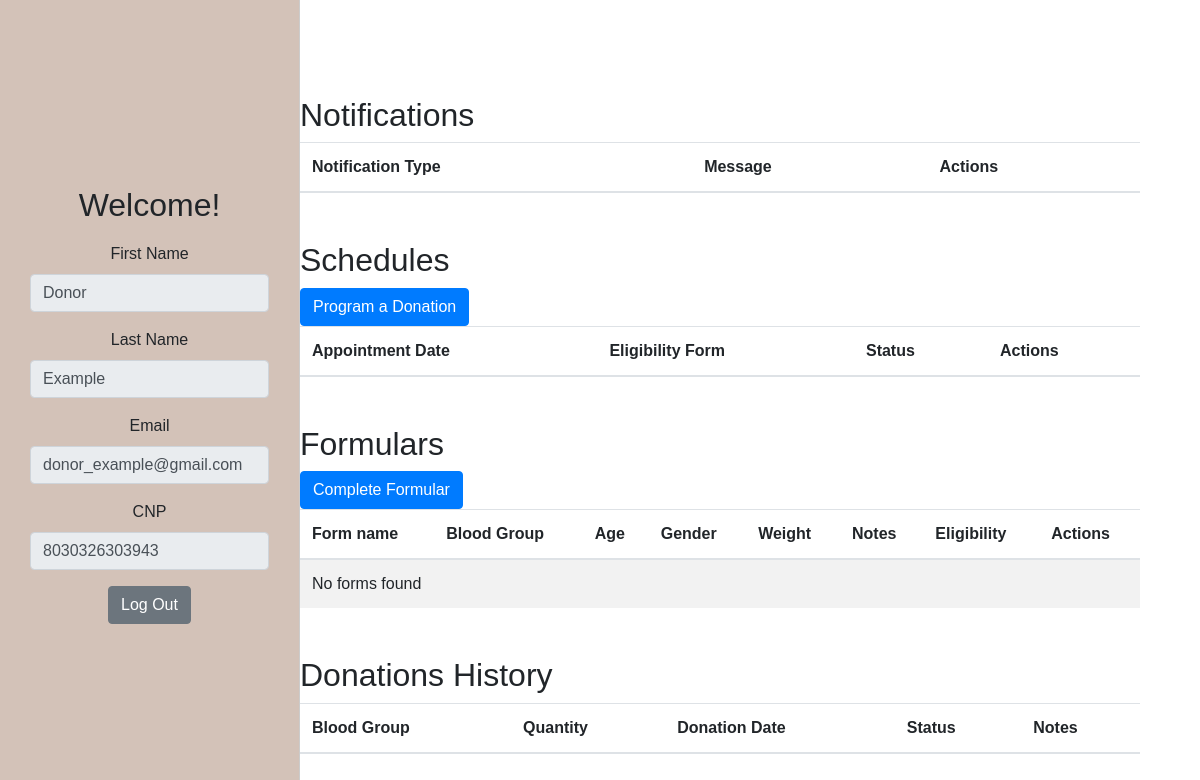
The app's page /donor_dashboard/6 (signed in) with its own data.
### models/user.py (models this page shows, shortened)
class User(db.Model):
    __tablename__ = 'User'
    UserID = db.Column(db.Integer, primary_key=True, autoincrement=True)
    Role = db.Column(db.String, nullable=False)
    FirstName = db.Column(db.String, nullable=False)
    LastName = db.Column(db.String, nullable=False)
    Email = db.Column(db.String, unique=True, nullable=False)
    Password = db.Column(db.String, nullable=False)
    CNP = db.Column(db.String(13), unique=True, nullable=False)

### controllers/donor_controller.py (the view)
    @app.route('/donor_dashboard/<int:id>')
    def donor_dashboard(id: int):
        user = User.query.get(id)
        if not user:
            flash('User not found.', 'error')
            return redirect(url_for('login'))
        donor = Donor.query.filter_by(UserID=id).first()
        if not donor:
            flash('Donor not found.', 'error')
            return redirect(url_for('login'))
        schedules = Schedule.query.filter_by(DonorID=donor.DonorID).all()
        donations = db.session.query(Donation).join(Schedule).filter(Schedule.DonorID == donor.DonorID).all()
        eligibility_forms = EligibilityForm.query.filter_by(DonorID=donor.DonorID).all()
        notifications = Notification.query.filter_by(DonorID=donor.DonorID).all()
        return render_template(
            'donor/donor_dashboard.html',
            donor=donor,
            user=user,
            donations=donations,
            schedules=schedules,
            eligibility_forms=eligibility_forms,
            notifications=notifications,
        )

### templates/donor/donor_dashboard.html (shortened to what this page needs)
{% extends "dashboard_base.html" %}
{% block sidebar_title %}
    Welcome!
{% endblock %}
{% block sidebar_content %}
    <form method="POST" id="editForm">
    <div class="form-group">
        <label for="firstName">First Name</label>
        <input type="text" class="form-control" id="firstName" name="first_name" value="{{ user.FirstName }}" readonly>
    </div>
    <div class="form-group">
        <label for="lastName">Last Name</label>
        <input type="text" class="form-control" id="lastName" name="last_name" value="{{ user.LastName }}" readonly>
    </div>
    <div class="form-group">
        <label for="email">Email</label>
        <input type="email" class="form-control" id="email" name="email" value="{{ user.Email }}" readonly>
    </div>
    <div class="form-group">
        <label for="cnp">CNP</label>
        <input type="text" class="form-control" id="cnp" name="cnp" value="{{ user.CNP }}" readonly>
    </div>
         <a href="{{ url_for('logout', id=session['user_id']) }}" class="btn btn-secondary">Log Out</a>
    </form>
{% endblock %}
{% block main_content %}
<div class="container mt-5" id="notificationTable">
    <h2>Notifications</h2>
    <table class="table table-striped">
        <thead>
            <tr>
                <th>Notification Type</th>
                <th>Message</th>
                <th>Actions</th>
            </tr>
        </thead>
    </table>
</div>
<div class="container mt-5" id="scheduleTable">
    <h2>Schedules</h2>
    <a href="/create/schedule/{{ donor.DonorID }}" class="btn btn-primary">Program a Donation</a>
    <table class="table table-striped">
        <thead>
            <tr>
                <th>Appointment Date</th>
                <th>Eligibility Form</th>
                <th>Status</th>
                <th>Actions</th>
            </tr>
        </thead>
    </table>
</div>
<div class="container mt-5" id="formTable">
    <h2>Formulars</h2>
    <a href="/create/form/{{ donor.DonorID }}" class="btn btn-primary">Complete Formular</a>
    <table class="table table-striped">
        <thead>
            <tr>
                <th>Form name</th>
                <th>Blood Group</th>
                <th>Age</th>
                <th>Gender</th>
                <th>Weight</th>
                <th>Notes</th>
                <th>Eligibility</th>
                <th>Actions</th>
            </tr>
        </thead>
        <tbody>
            {% if eligibility_forms %}
                {% for form in eligibility_forms %}
                <tr>
                    <td>{{ form.FormName }}</td>
                    <td>{{ form.BloodGroup }}</td>
                    <td>{{ form.Age }}</td>
                    <td>{{ form.Gender }}</td>
                    <td>{{ form.Weight }}</td>
                    <td>{{ form.Notes }}</td>
                    <td>{{ form.IsEligible }}</td>
                    <td>
                        <a href="/delete/form/{{ form.FormID }}">Delete</a>
                    </td>
                </tr>
                {% endfor %}
            {% else %}
                <tr>
                    <td colspan="8">No forms found</td>
                </tr>
            {% endif %}
        </tbody>
    </table>
</div>
<div class="container mt-5" id="donationTable">
    <h2>Donations History</h2>
    <table class="table table-striped">
        <thead>
            <tr>
                <th>Blood Group</th>
                <th>Quantity</th>
                <th>Donation Date</th>
                <th>Status</th>
                <th>Notes</th>
            </tr>
        </thead>
    </table>
</div>
{% endblock %}

### static/dashboard.css (style rules this page uses)
body { font-family: Arial, sans-serif; background-color: #ffffff }
h2 { margin-top: 20px; }
.table { margin-bottom: 0; }
.container { margin-left: 270px; }

### records on screen
User: first_name "Donor", last_name "Example", email "donor_example@gmail.com", cnp "8030326303943"
